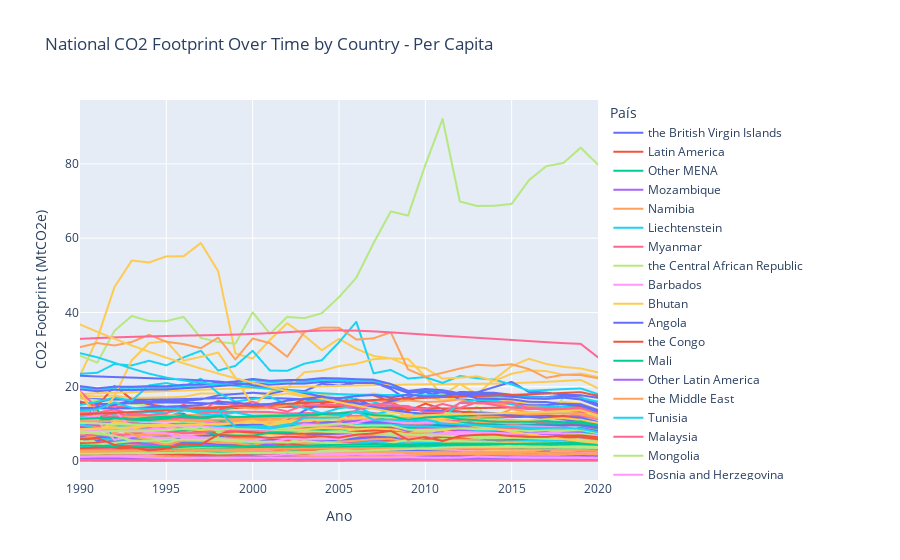

The cell this chart's notebook holds for it:
### Markdown cell above
## 1 - Comparando todos os paises

### Code cell
fig = px.line(df_co2_pce, 
              x='ano', 
              y='valor', 
              color='pais', 
              title="National CO2 Footprint Over Time by Country - Per Capita",
              labels={
                  "valor": "CO2 Footprint (MtCO2e)",
                  "ano": "Ano",
                  "pais": "País"
              })

fig.show()
